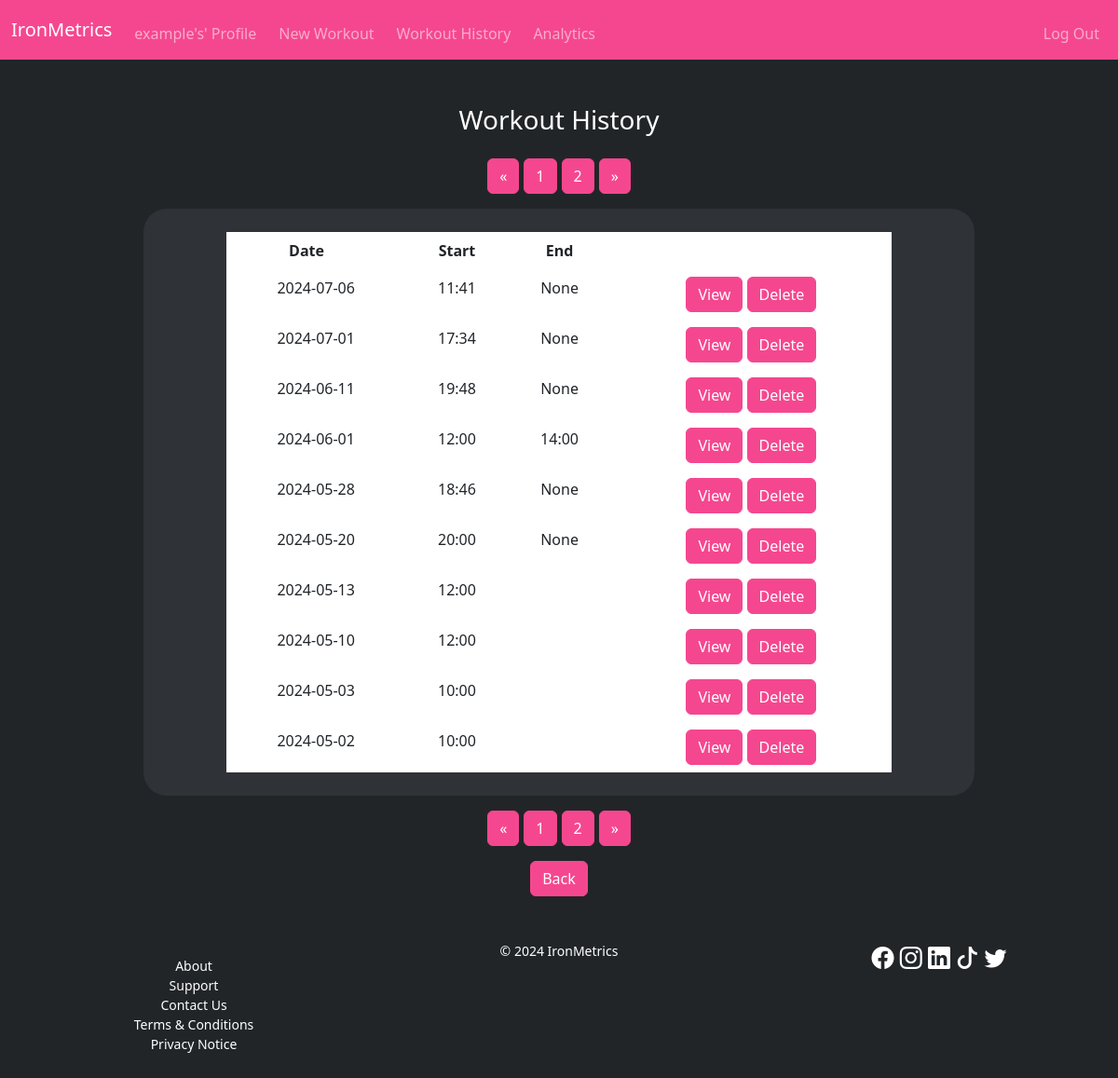
/workouthistory (signed in), run on the app's committed database.
### tables this page shows
CREATE TABLE workout (
	id INTEGER PRIMARY KEY AUTOINCREMENT NOT NULL,
	user_id INTEGER NOT NULL,
	date TEXT NOT NULL,
	start_time TEXT,
	end_time TEXT,
	name TEXT,
	note TEXT,
	FOREIGN KEY (user_id) REFERENCES user (id)
	ON UPDATE CASCADE
	ON DELETE CASCADE
);

### app.py (the view, shortened to what this page needs)
@app.route("/workouthistory", methods=["GET", "POST"])
@login_required
def workouthistory():
    user_id = session.get("user_id", None)
    workouts_sum = db.execute("SELECT COUNT() sum FROM workout WHERE user_id = ?;", user_id)[0].get("sum", None)
    workouts_per_page = 10
    number_of_pages = math.ceil(workouts_sum / workouts_per_page)
    pages = list(range(1, number_of_pages + 1))
    if session.get("workout_history_page", None) == None:
        session["workout_history_page"] = 1
    current_page = session.get("workout_history_page", None)
    row_num_start = (current_page - 1) * workouts_per_page
    row_num_end = current_page * workouts_per_page
    if session.get("workout_history_date_order_switch", None) == None:
        session["workout_history_date_order_switch"] = "DESC"
    if session["workout_history_date_order_switch"] == "DESC":
        workout_history = db.execute("""
                                    WITH t AS (
                                    SELECT ROW_NUMBER () OVER (ORDER BY date DESC) row_num,
                                    id,
                                    date,
                                    start_time,
                                    end_time
                                    FROM workout
                                    WHERE user_id = ?
                                    )
                                    SELECT * FROM t WHERE row_num > ? AND row_num <= ?;

                                    """, user_id, row_num_start, row_num_end)
    return render_template("workouthistory.html", workout_history=workout_history, pages=pages)

### app.py (called while the page is built)
@app.after_request
def after_request(response):
    response.headers["Cache-Control"] = "no-cache, no-store, must-revalidate"
    response.headers["Expires"] = 0
    response.headers["Pragma"] = "no-cache"
    return response

### helpers.py (called while the page is built)
def login_required(f):
    @wraps(f)
    def decorated_function(*args, **kwargs):
        if session.get("user_id") is None:
            return redirect(url_for("login"))
        return f(*args, **kwargs)
    return decorated_function

### templates/workouthistory.html (shortened to what this page needs)
{% extends "base.html" %}
{% block head %}
  <link rel="stylesheet" href="static/workouthistory.css">
{% endblock %}
{% block main %}
<div class="container workout-history-container">
    <h3>Workout History</h3>
    <nav class="pagination-buttons" aria-label="Top workout history page navigation">
        <ul class="pagination justify-content-center">
          <li class="page-item">
            <form action="/workouthistory" method="post" id="prev-page" style="display: inline;">
              <button type="submit" form="prev-page" class="btn btn-tertiary-color">&laquo;</button>
            </form>
          </li>
          {% for page in pages %}
          <li class="page-item">
            <form action="/workouthistory" method="post" id="change-page{{ page }}" style="display: inline;">
              <button type="submit" form="change-page{{ page }}" class="btn btn-tertiary-color">{{ page }}</button>
            </form>
          </li>
          {% endfor %}
          <li class="page-item">
            <form action="/workouthistory" method="post" id="next-page" style="display: inline;">
              <button type="submit" form="next-page" class="btn btn-tertiary-color">&raquo;</button>
            </form>
          </li>
        </ul>
    </nav>
    <div class="workout-history-table-wrapper secondary-color-background">
      <table class="table text-white workout-history-table">
          <thead>
              <tr>
                  <th>
                    Date
                    <form action="/workouthistory" method="post" id="date-sort" style="display: inline;">
                      <button type="submit" form="date-sort" class="bi bi-arrow-down-up" style="color: white; border: none; background-color: inherit; padding: inherit; display: inline-block;"></button>
                    </form>
                  </th>
                  <th>Start</th>
                  <th>End</th>
                  <th></th>
              </tr>
          </thead>
          <tbody>
              {% for workout in workout_history %}
                  <tr>
                      <td>{{ workout.date }}</td>
                      <td>{{ workout.start_time }}</td>
                      <td>{{ workout.end_time }}</td>
                      <td>
                          <form action="/workouthistory" method="post" id="edit-workout{{ workout.id }}" style="display: inline;">
                              <button type="submit" form="edit-workout{{ workout.id }}" class="btn btn-tertiary-color">View</button>
                          </form>
                          <form action="/workouthistory" method="post" id="delete-workout{{ workout.id }}" style="display: inline;">
                              <button type="submit" form="delete-workout{{ workout.id }}" class="btn btn-tertiary-color">Delete</button>
                          </form>
                      </td>
                  </tr>
              {% endfor %}
          </tbody>
      </table>
    </div>
    <nav class="pagination-buttons" aria-label="Bottom workout history page navigation">
      <ul class="pagination justify-content-center">
        <li class="page-item">
          <form action="/workouthistory" method="post" id="prev-page" style="display: inline;">
            <button type="submit" form="prev-page" class="btn btn-tertiary-color">&laquo;</button>
          </form>
        </li>
        {% for page in pages %}
        <li class="page-item">
          <form action="/workouthistory" method="post" id="change-page{{ page }}" style="display: inline;">
            <button type="submit" form="change-page{{ page }}" class="btn btn-tertiary-color">{{ page }}</button>
          </form>
        </li>
        {% endfor %}
        <li class="page-item">
          <form action="/workouthistory" method="post" id="next-page" style="display: inline;">
            <button type="submit" form="next-page" class="btn btn-tertiary-color">&raquo;</button>
          </form>
        </li>
      </ul>
    </nav>
    <button type="button" class="btn btn-tertiary-color" onclick="history.back()">Back</button>
</div>
{% endblock %}

### static/style.css (style rules this page uses)
:root { --primary-color:#222528; --secondary-color: #2f3236; --tertiary-color:#f5478f; --text-color: #FFFFFF; }
body { background: var(--primary-color); color: var(--text-color); }
.secondary-color-background { border-radius: 25px; background-color: var(--secondary-color) }
.btn-tertiary-color { --test1: #cf3f7b; --test2: #f5478f; --bs-btn-color: #fff; --bs-btn-bg: var(--tertiary-color); --bs-btn-border-color: var(--tertiary-color); --bs-btn-hover-color: #fff; --bs-btn-hover-bg: #cf3f7b; --bs-btn-hover-border-color: #c03870; --bs-btn-focus-shadow-rgb: 60, 153, 110; --bs-btn-active-color: #fff; --bs-btn-active-bg: #c03870; --bs-btn-active-border-color: #a83464; --bs-btn-active-shadow: inset 0 3px 5px rgba(0, 0, 0, 0.125); --bs-btn-disabled-color: #fff; --bs-btn-disabled-bg: var(--tertiary-color); --bs-btn-disabled-border-color: var(--tertiary-color); }

### static/workouthistory.css (style rules this page uses)
.page-item { margin: 0 2.5px; }
.workout-history-container { display: flex; flex-direction: column; justify-content: center; align-items: center; }
.workout-history-table-wrapper { width: 80%; padding: 25px 0; }
.workout-history-table { width: 80%; min-width: 500px; margin: 0 auto; }
tr * { border-style: none; }
ul { margin: 1rem 0; }

### data on the page
workout: date "2024-07-06", start_time "11:41", end_time "None"
workout: date "2024-07-01", start_time "17:34", end_time "None"
workout: date "2024-06-11", start_time "19:48", end_time "None"
workout: date "2024-06-01", start_time "12:00", end_time "14:00"
workout: date "2024-05-28", start_time "18:46", end_time "None"
workout: date "2024-05-20", start_time "20:00", end_time "None"
workout: date "2024-05-13", start_time "12:00"
workout: date "2024-05-10", start_time "12:00"
workout: date "2024-05-03", start_time "10:00"
workout: date "2024-05-02", start_time "10:00"

### other printed values
{{ session["user_name"] }} "example"
{{ page }} "1" "2"
